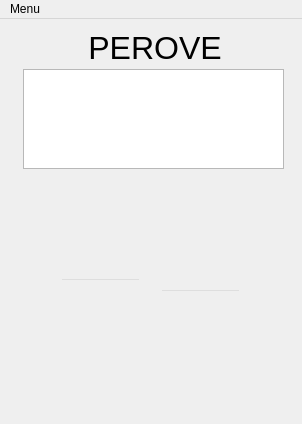
<?xml version="1.0" encoding="UTF-8"?>
<ui version="4.0">
 <class>MainWindow</class>
 <widget class="QMainWindow" name="MainWindow">
  <property name="geometry">
   <rect>
    <x>0</x>
    <y>0</y>
    <width>302</width>
    <height>424</height>
   </rect>
  </property>
  <property name="windowTitle">
   <string>MainWindow</string>
  </property>
  <widget class="QWidget" name="centralwidget">
   <widget class="QLabel" name="label">
    <property name="geometry">
     <rect>
      <x>0</x>
      <y>-18</y>
      <width>301</width>
      <height>421</height>
     </rect>
    </property>
    <property name="styleSheet">
     <string notr="true">border-image: url(:/design/background.jpg);</string>
    </property>
    <property name="text">
     <string/>
    </property>
   </widget>
   <widget class="QLabel" name="label_2">
    <property name="geometry">
     <rect>
      <x>40</x>
      <y>0</y>
      <width>230</width>
      <height>60</height>
     </rect>
    </property>
    <property name="styleSheet">
     <string notr="true">font: 8pt &quot;Ravie&quot;;</string>
    </property>
    <property name="text">
     <string>&lt;html&gt;&lt;head/&gt;&lt;body&gt;&lt;p align=&quot;center&quot;&gt;&lt;span style=&quot; font-size:24pt; color:#000000;&quot;&gt;PEROVE&lt;/span&gt;&lt;/p&gt;&lt;/body&gt;&lt;/html&gt;</string>
    </property>
   </widget>
   <widget class="QLineEdit" name="lineEdit">
    <property name="geometry">
     <rect>
      <x>60</x>
      <y>259</y>
      <width>81</width>
      <height>31</height>
     </rect>
    </property>
    <property name="styleSheet">
     <string notr="true">background-color: rgba(0, 0, 0, 0); 
border-color: rgb(255, 255, 0);</string>
    </property>
    <property name="text">
     <string/>
    </property>
   </widget>
   <widget class="QLineEdit" name="lineEdit_2">
    <property name="geometry">
     <rect>
      <x>160</x>
      <y>270</y>
      <width>81</width>
      <height>31</height>
     </rect>
    </property>
    <property name="styleSheet">
     <string notr="true">background-color: rgba(0, 0, 0, 0); 
border-top-color: rgb(85, 255, 127);</string>
    </property>
    <property name="text">
     <string/>
    </property>
   </widget>
   <widget class="QTextEdit" name="textEdit">
    <property name="geometry">
     <rect>
      <x>110</x>
      <y>170</y>
      <width>81</width>
      <height>40</height>
     </rect>
    </property>
    <property name="styleSheet">
     <string notr="true">background-color: rgba(0, 0, 0, 0); 
border-color: rgba(0, 0, 0, 0);</string>
    </property>
   </widget>
   <widget class="QPlainTextEdit" name="plainTextEdit">
    <property name="geometry">
     <rect>
      <x>23</x>
      <y>50</y>
      <width>261</width>
      <height>100</height>
     </rect>
    </property>
   </widget>
  </widget>
  <widget class="QMenuBar" name="menubar">
   <property name="geometry">
    <rect>
     <x>0</x>
     <y>0</y>
     <width>302</width>
     <height>21</height>
    </rect>
   </property>
   <widget class="QMenu" name="menuMenu">
    <property name="title">
     <string>Menu</string>
    </property>
    <addaction name="actionFLAMES"/>
    <addaction name="actionAbout"/>
   </widget>
   <addaction name="menuMenu"/>
  </widget>
  <action name="actionFLAMES">
   <property name="text">
    <string>FLAMES</string>
   </property>
  </action>
  <action name="actionAbout">
   <property name="text">
    <string>About</string>
   </property>
  </action>
 </widget>
 <resources>
  <include location="loveCal.qrc"/>
 </resources>
 <connections/>
</ui>
